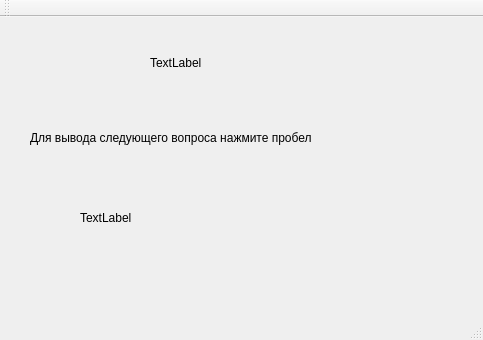
<?xml version="1.0" encoding="UTF-8"?>
<ui version="4.0">
 <class>MainWindow</class>
 <widget class="QMainWindow" name="MainWindow">
  <property name="geometry">
   <rect>
    <x>0</x>
    <y>0</y>
    <width>483</width>
    <height>340</height>
   </rect>
  </property>
  <property name="windowTitle">
   <string>MainWindow</string>
  </property>
  <widget class="QWidget" name="centralWidget">
   <widget class="QLabel" name="label">
    <property name="geometry">
     <rect>
      <x>80</x>
      <y>180</y>
      <width>311</width>
      <height>41</height>
     </rect>
    </property>
    <property name="text">
     <string>TextLabel</string>
    </property>
   </widget>
   <widget class="QLabel" name="label_2">
    <property name="geometry">
     <rect>
      <x>30</x>
      <y>100</y>
      <width>411</width>
      <height>41</height>
     </rect>
    </property>
    <property name="text">
     <string>Для вывода следующего вопроса нажмите пробел</string>
    </property>
   </widget>
   <widget class="QLabel" name="label_3">
    <property name="geometry">
     <rect>
      <x>150</x>
      <y>30</y>
      <width>171</width>
      <height>31</height>
     </rect>
    </property>
    <property name="text">
     <string>TextLabel</string>
    </property>
   </widget>
   <widget class="QLabel" name="label_4">
    <property name="geometry">
     <rect>
      <x>430</x>
      <y>190</y>
      <width>41</width>
      <height>31</height>
     </rect>
    </property>
    <property name="text">
     <string/>
    </property>
   </widget>
  </widget>
  <widget class="QMenuBar" name="menuBar">
   <property name="geometry">
    <rect>
     <x>0</x>
     <y>0</y>
     <width>483</width>
     <height>22</height>
    </rect>
   </property>
  </widget>
  <widget class="QToolBar" name="mainToolBar">
   <attribute name="toolBarArea">
    <enum>TopToolBarArea</enum>
   </attribute>
   <attribute name="toolBarBreak">
    <bool>false</bool>
   </attribute>
  </widget>
  <widget class="QStatusBar" name="statusBar"/>
 </widget>
 <layoutdefault spacing="6" margin="11"/>
 <resources/>
 <connections/>
</ui>
